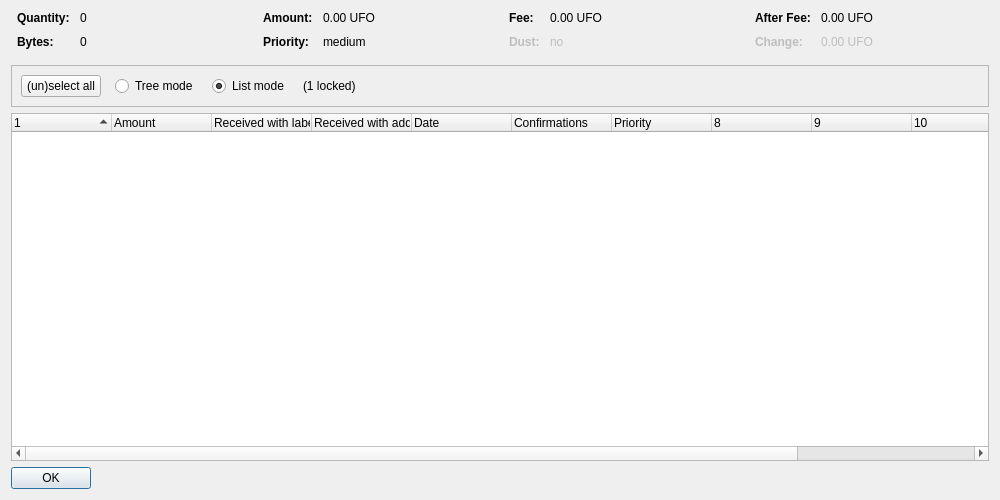
<?xml version="1.0" encoding="UTF-8"?>
<ui version="4.0">
 <class>CoinControlDialog</class>
 <widget class="QDialog" name="CoinControlDialog">
  <property name="geometry">
   <rect>
    <x>0</x>
    <y>0</y>
    <width>1000</width>
    <height>500</height>
   </rect>
  </property>
  <property name="windowTitle">
   <string>Coin Selection</string>
  </property>
  <layout class="QVBoxLayout" name="verticalLayout">
   <item>
    <layout class="QHBoxLayout" name="horizontalLayoutTop" stretch="0,0,0,0">
     <property name="topMargin">
      <number>0</number>
     </property>
     <property name="bottomMargin">
      <number>10</number>
     </property>
     <item>
      <layout class="QFormLayout" name="formLayoutCoinControl1">
       <property name="horizontalSpacing">
        <number>10</number>
       </property>
       <property name="verticalSpacing">
        <number>10</number>
       </property>
       <property name="leftMargin">
        <number>6</number>
       </property>
       <property name="rightMargin">
        <number>6</number>
       </property>
       <item row="0" column="0">
        <widget class="QLabel" name="labelCoinControlQuantityText">
         <property name="font">
          <font>
           <weight>75</weight>
           <bold>true</bold>
          </font>
         </property>
         <property name="text">
          <string>Quantity:</string>
         </property>
        </widget>
       </item>
       <item row="0" column="1">
        <widget class="QLabel" name="labelCoinControlQuantity">
         <property name="cursor">
          <cursorShape>IBeamCursor</cursorShape>
         </property>
         <property name="contextMenuPolicy">
          <enum>Qt::ActionsContextMenu</enum>
         </property>
         <property name="text">
          <string notr="true">0</string>
         </property>
         <property name="textInteractionFlags">
          <set>Qt::LinksAccessibleByMouse|Qt::TextSelectableByKeyboard|Qt::TextSelectableByMouse</set>
         </property>
        </widget>
       </item>
       <item row="1" column="0">
        <widget class="QLabel" name="labelCoinControlBytesText">
         <property name="font">
          <font>
           <weight>75</weight>
           <bold>true</bold>
          </font>
         </property>
         <property name="text">
          <string>Bytes:</string>
         </property>
        </widget>
       </item>
       <item row="1" column="1">
        <widget class="QLabel" name="labelCoinControlBytes">
         <property name="cursor">
          <cursorShape>IBeamCursor</cursorShape>
         </property>
         <property name="contextMenuPolicy">
          <enum>Qt::ActionsContextMenu</enum>
         </property>
         <property name="text">
          <string notr="true">0</string>
         </property>
         <property name="textInteractionFlags">
          <set>Qt::LinksAccessibleByMouse|Qt::TextSelectableByKeyboard|Qt::TextSelectableByMouse</set>
         </property>
        </widget>
       </item>
      </layout>
     </item>
     <item>
      <layout class="QFormLayout" name="formLayoutCoinControl2">
       <property name="horizontalSpacing">
        <number>10</number>
       </property>
       <property name="verticalSpacing">
        <number>10</number>
       </property>
       <property name="leftMargin">
        <number>6</number>
       </property>
       <property name="rightMargin">
        <number>6</number>
       </property>
       <item row="0" column="0">
        <widget class="QLabel" name="labelCoinControlAmountText">
         <property name="font">
          <font>
           <weight>75</weight>
           <bold>true</bold>
          </font>
         </property>
         <property name="text">
          <string>Amount:</string>
         </property>
        </widget>
       </item>
       <item row="0" column="1">
        <widget class="QLabel" name="labelCoinControlAmount">
         <property name="cursor">
          <cursorShape>IBeamCursor</cursorShape>
         </property>
         <property name="contextMenuPolicy">
          <enum>Qt::ActionsContextMenu</enum>
         </property>
         <property name="text">
          <string notr="true">0.00 UFO</string>
         </property>
         <property name="textInteractionFlags">
          <set>Qt::LinksAccessibleByMouse|Qt::TextSelectableByKeyboard|Qt::TextSelectableByMouse</set>
         </property>
        </widget>
       </item>
       <item row="1" column="0">
        <widget class="QLabel" name="labelCoinControlPriorityText">
         <property name="font">
          <font>
           <weight>75</weight>
           <bold>true</bold>
          </font>
         </property>
         <property name="text">
          <string>Priority:</string>
         </property>
        </widget>
       </item>
       <item row="1" column="1">
        <widget class="QLabel" name="labelCoinControlPriority">
         <property name="cursor">
          <cursorShape>IBeamCursor</cursorShape>
         </property>
         <property name="contextMenuPolicy">
          <enum>Qt::ActionsContextMenu</enum>
         </property>
         <property name="text">
          <string notr="true">medium</string>
         </property>
         <property name="textInteractionFlags">
          <set>Qt::LinksAccessibleByMouse|Qt::TextSelectableByKeyboard|Qt::TextSelectableByMouse</set>
         </property>
        </widget>
       </item>
      </layout>
     </item>
     <item>
      <layout class="QFormLayout" name="formLayoutCoinControl3">
       <property name="horizontalSpacing">
        <number>10</number>
       </property>
       <property name="verticalSpacing">
        <number>10</number>
       </property>
       <property name="leftMargin">
        <number>6</number>
       </property>
       <property name="rightMargin">
        <number>6</number>
       </property>
       <item row="0" column="0">
        <widget class="QLabel" name="labelCoinControlFeeText">
         <property name="font">
          <font>
           <weight>75</weight>
           <bold>true</bold>
          </font>
         </property>
         <property name="text">
          <string>Fee:</string>
         </property>
        </widget>
       </item>
       <item row="0" column="1">
        <widget class="QLabel" name="labelCoinControlFee">
         <property name="cursor">
          <cursorShape>IBeamCursor</cursorShape>
         </property>
         <property name="contextMenuPolicy">
          <enum>Qt::ActionsContextMenu</enum>
         </property>
         <property name="text">
          <string notr="true">0.00 UFO</string>
         </property>
         <property name="textInteractionFlags">
          <set>Qt::LinksAccessibleByMouse|Qt::TextSelectableByKeyboard|Qt::TextSelectableByMouse</set>
         </property>
        </widget>
       </item>
       <item row="1" column="0">
        <widget class="QLabel" name="labelCoinControlLowOutputText">
         <property name="enabled">
          <bool>false</bool>
         </property>
         <property name="font">
          <font>
           <weight>75</weight>
           <bold>true</bold>
          </font>
         </property>
         <property name="text">
          <string>Dust:</string>
         </property>
        </widget>
       </item>
       <item row="1" column="1">
        <widget class="QLabel" name="labelCoinControlLowOutput">
         <property name="enabled">
          <bool>false</bool>
         </property>
         <property name="cursor">
          <cursorShape>IBeamCursor</cursorShape>
         </property>
         <property name="contextMenuPolicy">
          <enum>Qt::ActionsContextMenu</enum>
         </property>
         <property name="text">
          <string notr="true">no</string>
         </property>
         <property name="textInteractionFlags">
          <set>Qt::LinksAccessibleByMouse|Qt::TextSelectableByKeyboard|Qt::TextSelectableByMouse</set>
         </property>
        </widget>
       </item>
      </layout>
     </item>
     <item>
      <layout class="QFormLayout" name="formLayoutCoinControl4">
       <property name="horizontalSpacing">
        <number>10</number>
       </property>
       <property name="verticalSpacing">
        <number>10</number>
       </property>
       <property name="leftMargin">
        <number>6</number>
       </property>
       <property name="rightMargin">
        <number>6</number>
       </property>
       <item row="0" column="0">
        <widget class="QLabel" name="labelCoinControlAfterFeeText">
         <property name="font">
          <font>
           <weight>75</weight>
           <bold>true</bold>
          </font>
         </property>
         <property name="text">
          <string>After Fee:</string>
         </property>
        </widget>
       </item>
       <item row="0" column="1">
        <widget class="QLabel" name="labelCoinControlAfterFee">
         <property name="cursor">
          <cursorShape>IBeamCursor</cursorShape>
         </property>
         <property name="contextMenuPolicy">
          <enum>Qt::ActionsContextMenu</enum>
         </property>
         <property name="text">
          <string notr="true">0.00 UFO</string>
         </property>
         <property name="textInteractionFlags">
          <set>Qt::LinksAccessibleByMouse|Qt::TextSelectableByKeyboard|Qt::TextSelectableByMouse</set>
         </property>
        </widget>
       </item>
       <item row="1" column="0">
        <widget class="QLabel" name="labelCoinControlChangeText">
         <property name="enabled">
          <bool>false</bool>
         </property>
         <property name="font">
          <font>
           <weight>75</weight>
           <bold>true</bold>
          </font>
         </property>
         <property name="text">
          <string>Change:</string>
         </property>
        </widget>
       </item>
       <item row="1" column="1">
        <widget class="QLabel" name="labelCoinControlChange">
         <property name="enabled">
          <bool>false</bool>
         </property>
         <property name="cursor">
          <cursorShape>IBeamCursor</cursorShape>
         </property>
         <property name="contextMenuPolicy">
          <enum>Qt::ActionsContextMenu</enum>
         </property>
         <property name="text">
          <string notr="true">0.00 UFO</string>
         </property>
         <property name="textInteractionFlags">
          <set>Qt::LinksAccessibleByMouse|Qt::TextSelectableByKeyboard|Qt::TextSelectableByMouse</set>
         </property>
        </widget>
       </item>
      </layout>
     </item>
    </layout>
   </item>
   <item>
    <widget class="QFrame" name="frame">
     <property name="minimumSize">
      <size>
       <width>0</width>
       <height>40</height>
      </size>
     </property>
     <property name="frameShape">
      <enum>QFrame::StyledPanel</enum>
     </property>
     <property name="frameShadow">
      <enum>QFrame::Sunken</enum>
     </property>
     <layout class="QHBoxLayout" name="horizontalLayout">
      <item>
       <layout class="QHBoxLayout" name="horizontalLayoutPanel" stretch="0,0,0,0,0">
        <property name="spacing">
         <number>14</number>
        </property>
        <item>
         <widget class="QPushButton" name="pushButtonSelectAll">
          <property name="sizePolicy">
           <sizepolicy hsizetype="Maximum" vsizetype="Fixed">
            <horstretch>0</horstretch>
            <verstretch>0</verstretch>
           </sizepolicy>
          </property>
          <property name="text">
           <string>(un)select all</string>
          </property>
          <property name="autoDefault">
           <bool>false</bool>
          </property>
         </widget>
        </item>
        <item>
         <widget class="QRadioButton" name="radioTreeMode">
          <property name="sizePolicy">
           <sizepolicy hsizetype="Maximum" vsizetype="Fixed">
            <horstretch>0</horstretch>
            <verstretch>0</verstretch>
           </sizepolicy>
          </property>
          <property name="text">
           <string>Tree mode</string>
          </property>
         </widget>
        </item>
        <item>
         <widget class="QRadioButton" name="radioListMode">
          <property name="sizePolicy">
           <sizepolicy hsizetype="Maximum" vsizetype="Fixed">
            <horstretch>0</horstretch>
            <verstretch>0</verstretch>
           </sizepolicy>
          </property>
          <property name="text">
           <string>List mode</string>
          </property>
          <property name="checked">
           <bool>true</bool>
          </property>
         </widget>
        </item>
        <item>
         <widget class="QLabel" name="labelLocked">
          <property name="text">
           <string notr="true">(1 locked)</string>
          </property>
         </widget>
        </item>
        <item>
         <spacer name="horizontalSpacer">
          <property name="orientation">
           <enum>Qt::Horizontal</enum>
          </property>
          <property name="sizeHint" stdset="0">
           <size>
            <width>40</width>
            <height>20</height>
           </size>
          </property>
         </spacer>
        </item>
       </layout>
      </item>
     </layout>
    </widget>
   </item>
   <item>
    <widget class="CoinControlTreeWidget" name="treeWidget">
     <property name="contextMenuPolicy">
      <enum>Qt::CustomContextMenu</enum>
     </property>
     <property name="sortingEnabled">
      <bool>false</bool>
     </property>
     <property name="columnCount">
      <number>12</number>
     </property>
     <attribute name="headerShowSortIndicator" stdset="0">
      <bool>true</bool>
     </attribute>
     <attribute name="headerStretchLastSection">
      <bool>false</bool>
     </attribute>
     <column>
      <property name="text">
       <string/>
      </property>
     </column>
     <column>
      <property name="text">
       <string>Amount</string>
      </property>
     </column>
     <column>
      <property name="text">
       <string>Received with label</string>
      </property>
     </column>
     <column>
      <property name="text">
       <string>Received with address</string>
      </property>
     </column>
     <column>
      <property name="text">
       <string>Date</string>
      </property>
     </column>
     <column>
      <property name="text">
       <string>Confirmations</string>
      </property>
      <property name="toolTip">
       <string>Confirmed</string>
      </property>
     </column>
     <column>
      <property name="text">
       <string>Priority</string>
      </property>
     </column>
     <column>
      <property name="text">
       <string/>
      </property>
     </column>
     <column>
      <property name="text">
       <string/>
      </property>
     </column>
     <column>
      <property name="text">
       <string/>
      </property>
     </column>
     <column>
      <property name="text">
       <string/>
      </property>
     </column>
     <column>
      <property name="text">
       <string/>
      </property>
     </column>
    </widget>
   </item>
   <item>
    <widget class="QDialogButtonBox" name="buttonBox">
     <property name="sizePolicy">
      <sizepolicy hsizetype="Maximum" vsizetype="Fixed">
       <horstretch>0</horstretch>
       <verstretch>0</verstretch>
      </sizepolicy>
     </property>
     <property name="orientation">
      <enum>Qt::Horizontal</enum>
     </property>
     <property name="standardButtons">
      <set>QDialogButtonBox::Ok</set>
     </property>
    </widget>
   </item>
  </layout>
 </widget>
 <customwidgets>
  <customwidget>
   <class>CoinControlTreeWidget</class>
   <extends>QTreeWidget</extends>
   <header>coincontroltreewidget.h</header>
  </customwidget>
 </customwidgets>
 <resources/>
 <connections/>
</ui>
